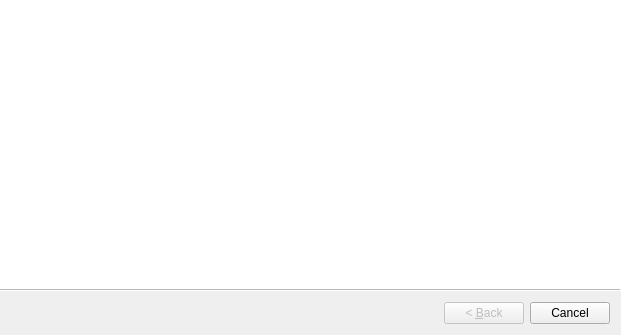
<?xml version="1.0" encoding="UTF-8"?>
<ui version="4.0">
 <class>librepcb::application::FirstRunWizard</class>
 <widget class="QWizard" name="librepcb::application::FirstRunWizard">
  <property name="windowModality">
   <enum>Qt::ApplicationModal</enum>
  </property>
  <property name="geometry">
   <rect>
    <x>0</x>
    <y>0</y>
    <width>621</width>
    <height>335</height>
   </rect>
  </property>
  <property name="windowTitle">
   <string>Choose LibrePCB Workspace</string>
  </property>
  <property name="windowIcon">
   <iconset resource="../../../img/images.qrc">
    <normaloff>:/img/app.png</normaloff>:/img/app.png</iconset>
  </property>
  <property name="wizardStyle">
   <enum>QWizard::ModernStyle</enum>
  </property>
 </widget>
 <resources>
  <include location="../../../img/images.qrc"/>
 </resources>
 <connections/>
</ui>
